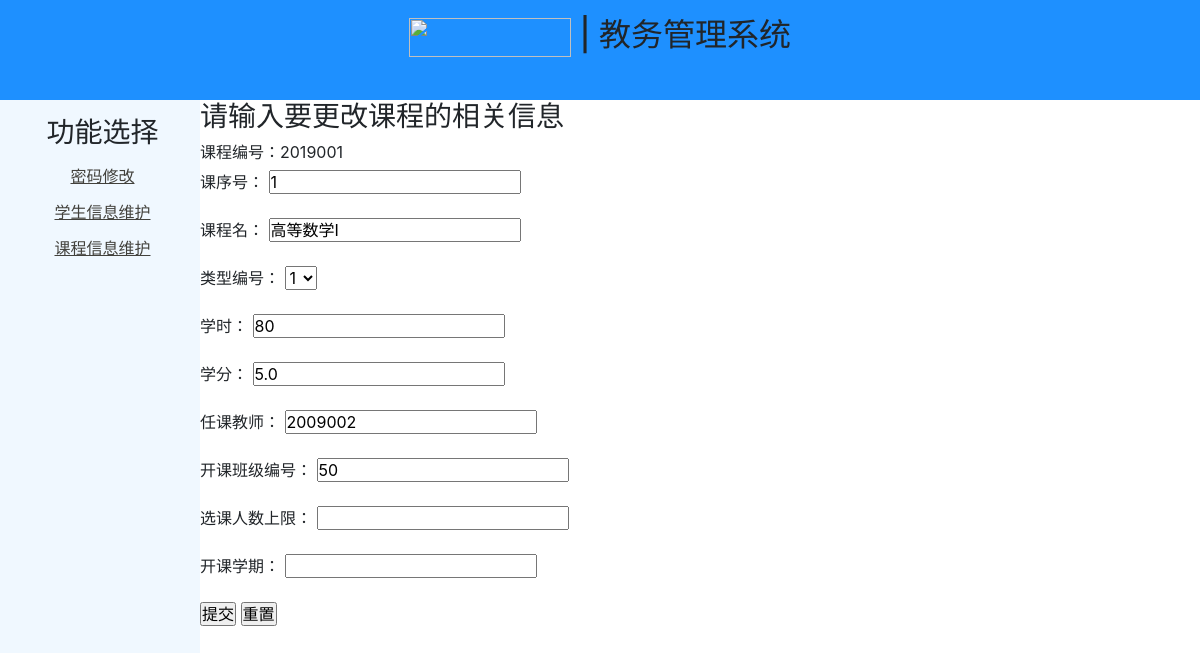
Page /update-t?id=2019001 (signed in) on the committed database.
### tables this page shows
CREATE TABLE course_Info(
	course_id int primary key,
	course_order int not null,
	course_name char(50) not null,
	kind_id int not null,
	course_hours int not null,
	course_credit float not null,
	teacher_id int not null,
	toplimit_num int not null,
	foreign key(kind_id) references course_kind(kind_id),
	foreign key(teacher_id) references teacher_Info(teacher_id)
	);

### admin.py (the view, shortened to what this page needs)
@app.route('/update-t', methods=['GET', 'post'])
def upadte1():   #修改课程信息
        if not CheckLogin():
            return redirect(url_for("login"))
        if request.method == "GET":
            id = request.args['id']
            result, _ = GetSql2("select * from course_Info where course_id='%s'" % id)
            print(result[0])
            print(type(result[0]))
            pro, _ = GetSql2("select distinct kind_id from course_Info ")
            return render_template('update-t.html', data=result[0], pro=pro)

### admin.py (called while the page is built)
def CheckLogin():
    if 'admin_name' not in session:
        return False
    else:
        return True

### dbSqlite3.py (called while the page is built)
def OpenDb():
    database = "./db/Edu_system.db"
    conn = sqlite3.connect(database)
    return conn

def GetSql(conn, sql):
    cur = conn.cursor()
    cur.execute(sql)
    fields=[]
    for field in cur.description:
        fields.append(field[0])
    result = cur.fetchall()
    cur.close()
    return result,fields

def CloseDb(conn):
    conn.close()

def GetSql2(sql):
    conn = OpenDb()
    result,fields = GetSql(conn, sql)
    CloseDb(conn)
    return result,fields

### templates/update-t.html (shortened to what this page needs)
<!DOCTYPE html>
<html lang="en">
<head>
   <link href="{{ url_for('static',filename='css/show.css') }}" rel="stylesheet"/>
    <link href="https://cdn.staticfile.org/twitter-bootstrap/4.1.0/css/bootstrap.min.css" rel="stylesheet"/>
</head>
<body>
<div id="container">
    <div id="header" align="center">
         <p><h2><img width="162px" height="38.5px" src="static/picture/logo.png" alt=""><span> | 教务管理系统</span></h2></p>
    </div>
    <div id="sidebar1" align="center">
        <p align="center">
            <h3>功能选择</h3><p><p>
            <a href="/per">密码修改</a><p>
            <a href="/">学生信息维护</a><p>
            <a href="/mama">课程信息维护</a>
    </div>
    <div id="content" class="content">
	<h3>请输入要更改课程的相关信息</h3>
<form id="form1" name="form1" method="post" action="/update-t">
    <label>课程编号：{{data[0]}}
    </label>
    <p>
        <label>课序号：
            <input type="text" name="couse_order" value='{{data[1]}}'/>
        </label>
    </p>
     <p>
        <label>课程名：
            <input type="text" name="course_name" value='{{data[2]}}'/>
        </label>
    </p>
    <p>
        <label>类型编号：
            <select name="kind_id">
                {% for pr in pro %}
                {% if pr[0]==data[3] %}
                {% set selected="selected" %}
                {% else %}
                {% set selected="" %}
                {% endif %}
                <option value='{{pr[0]}}' {{selected}}>{{pr[0]}}</option>
                {% endfor %}
            </select>
        </label>
    </p>
    <p>
        <label>学时：
            <input type="text" name="course_hours" value='{{data[4]}}'/>
        </label>
    </p>
     <p>
        <label>学分：
            <input type="text" name="course_credit" value='{{data[5]}}'/>
        </label>
    </p>
     <p>
        <label>任课教师：
            <input type="text" name="teacher_id" value='{{data[6]}}'/>
        </label>
    </p>
     <p>
        <label>开课班级编号：
            <input type="text" name="class_id" value='{{data[7]}}'/>
        </label>
    </p>
     <p>
        <label>选课人数上限：
            <input type="text" name="toplimit_num" value='{{data[8]}}'/>
        </label>
    </p>
    <p>
        <label>开课学期：
            <input type="text" name="class_date" value='{{data[9]}}'/>
        </label>
    </p>
    <p>
        <label>
            <input type="submit" name="button" value="提交"/>
        </label>
        <label>
            <input type="reset" name="button2" value="重置"/>
        </label>
        <br/>
    </p>
</form>
    </div>
</div>
</body>
</html>

### static/css/show.css (style rules this page uses)
* { margin: 0; padding: 0; }
a:link { color: #42413C; text-decoration: underline; }
#container { margin: 0px auto; width: 100%; background-color: #FFF; position: relative; }
#header { background-color:#1E90FF; float: left; height: 100px; width:100%; }
#sidebar1,#content { padding-bottom:9999px; margin-bottom:-9995px; }
#sidebar1 { width:200px; float:left; background-color:#F0F8FF; line-height:20px; padding-left:5px; }
#content { width:800px; float:left; line-height:20px; }

### rows in the picture
course_Info: course_id "2019001", couse_order "1", course_name "高等数学Ⅰ", course_hours "80", course_credit "5.0", teacher_id "2009002", class_id "50"

### other values in the picture
form field kind_id "1"
